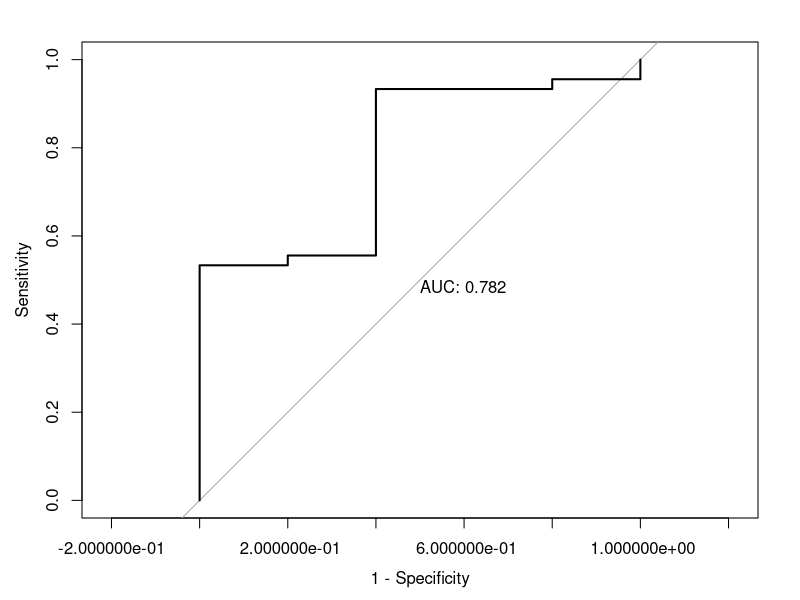
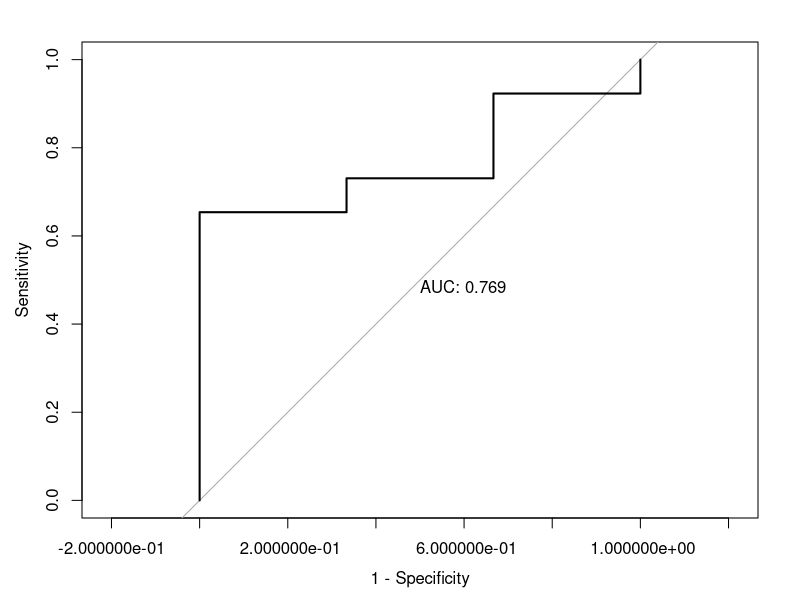

The R source for these figures, in order:
## ---- chunk 1
knitr::opts_chunk$set(echo = TRUE)
library(tidyverse)
## ---- chunk 2
biopsy.grade = readxl::read_excel(path = "./data/3-1 data/GG_AP_ClinicalOutcomes_Biostats_Updated.xlsx", sheet = "Biopsy Grade Group")
biopsy.grade$grades = ifelse(biopsy.grade$`Biopsy Grade Group` <= 2, "low", "high") %>% as.factor()
biopsy.grade = biopsy.grade[,-2]
serum = readxl::read_excel(path = "./data/Serum_AdjustedRQ_CT35_BioStats.xlsx", sheet = "geNorm NormFinder RQ")
EV = readxl::read_excel(path = "./data/SerumEV_AdjustedRQ_CT35_BioStats.xlsx", sheet = "geNorm NormFinder RQ")
## ---- chunk 3
# Change the format

# Serum
new = t(serum)
name_tmp <- new[1,]
new <- new[-1,]
new <- apply(new,1,as.numeric) %>% t()
colnames(new) <- (name_tmp)
serum = new %>% as.data.frame()
serum = rownames_to_column(serum)
colnames(serum)[1] = "Patient ID"

# EV
new = t(EV)
name_tmp <- new[1,]
new <- new[-1,]
new <- apply(new,1,as.numeric) %>% t()
colnames(new) <- (name_tmp)
EV = new %>% as.data.frame()
EV = rownames_to_column(EV)
colnames(EV)[1] = "Patient ID"
## ---- chunk 4
serum.new = left_join(serum, biopsy.grade, by = "Patient ID")
EV.new = left_join(EV, biopsy.grade, by = "Patient ID")
## ---- chunk 5
EV.new = EV.new[,-7]

serum.result = data.frame(
  microRNA = colnames(serum.new)[-c(1,63)],
  coefficient.estimates = numeric(61),
  standard.deviation = numeric(61),
  p.value = numeric(61)
)


for (i in 1:61) {
  model = glm(formula = serum.new$`grades`~serum.new[,i+1], family = "binomial")
  result = summary(model)
  serum.result$coefficient.estimates[i] = result$coefficients[2,1]
  serum.result$standard.deviation[i] = result$coefficients[2,2]
  serum.result$p.value[i] = result$coefficients[2,4]
}

EV.result = data.frame(
  microRNA = colnames(EV.new)[-c(1,62)],
  coefficient.estimates = numeric(60),
  standard.deviation = numeric(60),
  p.value = numeric(60)
)

for (i in 1:60) {
  model = glm(formula = EV.new$`grades`~EV.new[,i+1], family = "binomial")
  result = summary(model)
  EV.result$coefficient.estimates[i] = result$coefficients[2,1]
  EV.result$standard.deviation[i] = result$coefficients[2,2]
  EV.result$p.value[i] = result$coefficients[2,4]
}

# Show the results
serum.result = serum.result[order(serum.result$p.value),]; serum.result
EV.result = EV.result[order(EV.result$p.value),]; EV.result

# Print significant variables
serum.result %>% 
  filter(p.value <= 0.05)

EV.result %>% 
  filter(p.value <= 0.05)
## ---- chunk 6
# Variable selection for serum miRNAs
library(MASS)
fullmodel.serum = glm(grades~`hsa-miR-18b-5p`+`hsa-miR-1246` +`hsa-miR-363-3p` + `hsa-miR-16-5p` + `hsa-miR-320a` + `hsa-miR-301a-3p` + `hsa-miR-27a-3p` + `hsa-miR-146a-5p`, family = "binomial", data = serum.new)
serum.step = stepAIC(object = fullmodel.serum, direction = "backward")
finalmodel.serum = glm(grades~`hsa-miR-18b-5p` +`hsa-miR-363-3p` + `hsa-miR-320a` + `hsa-miR-301a-3p`, family = "binomial", data = serum.new)
summary(finalmodel.serum)

# Variable selection for EM serum miRNAs
fullmodel.EV = glm(grades~`hsa-miR-19b-3p` + `hsa-miR-451a` + `hsa-miR-143-3p` + `hsa-miR-25-3p` + `hsa-miR-210-3p` + `hsa-miR-874-3p` + 
                     `hsa-miR-363-3p` + `hsa-miR-18b-5p` + `hsa-miR-222-3p` + `hsa-miR-30a-5p`, family = "binomial", data = serum.new)
EV.step = stepAIC(object = fullmodel.EV, direction = "backward")
finalmodel.EV = glm(grades~`hsa-miR-18b-5p`  + `hsa-miR-25-3p` + `hsa-miR-363-3p`, family = "binomial", data = EV.new)
summary(finalmodel.EV)
## ---- chunk 7
library(caret)
library(pROC)
set.seed(1029)
rowTrain = createDataPartition(y = serum.new$grades,
                               p = 0.75,
                               list = FALSE)

ctrl = trainControl(method = "repeatedcv",
                    repeats = 5,
                    summaryFunction = twoClassSummary,
                    classProbs = TRUE)

# Get column numbers for best predictors for serum miRNAs
which(colnames(serum.new)=="hsa-miR-363-3p")
which(colnames(serum.new)=="hsa-miR-18b-5p")
which(colnames(serum.new)=="hsa-miR-301a-3p")
which(colnames(serum.new)=="hsa-miR-320a")

# Logistic regression
glm.serum = train(x = serum.new[rowTrain, c(37, 20, 31, 32)],
                                  y = serum.new$grades[rowTrain],
                                  method = "glm",
                                  metric = "ROC",
                                  trControl = ctrl)

# See the prediction performance
glm.predict = predict(glm.serum, newdata = serum.new[-rowTrain,], type = "prob")[,2]
roc.glm.serum = roc(serum.new$grades[-rowTrain], glm.predict)
plot(roc.glm.serum, legacy.axes = T, print.auc = T)

# Get column numbers for best predictors for EV serum miRNAs
which(colnames(EV.new)=="hsa-miR-18b-5p")
which(colnames(EV.new)=="hsa-miR-25-3p")
which(colnames(EV.new)=="hsa-miR-363-3p")

# Logistic regression
rowTrain = createDataPartition(y = EV.new$grades,
                               p = 0.75,
                               list = FALSE)
glm.EV = train(x = EV.new[rowTrain, c(19, 55, 36)],
                                  y = EV.new$grades[rowTrain],
                                  method = "glm",
                                  metric = "ROC",
                                  trControl = ctrl)

# See the prediction performance
glm.predict.EV = predict(glm.EV, newdata = EV.new[-rowTrain,], type = "prob")[,2]
roc.glm.EV = roc(EV.new$grades[-rowTrain], glm.predict.EV)
plot(roc.glm.EV, legacy.axes = T, print.auc = T)
